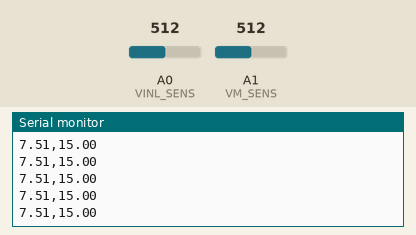
This sketch was run on a simulated Arduino Uno, built with avr-gcc and run on an emulated ATmega328P. Parts: the last lines printed to the serial monitor. Inputs (shaded band) come from the test bench; at power-on: A1 (VM_SENS) = 512, A0 (VINL_SENS) = 512.

Above: at 2.7 s.
2.8 s: A1 (VM_SENS) set to 716
At 2.82 s:
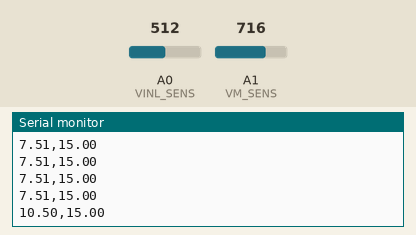
4.3 s: A1 (VM_SENS) set to 673
At 4.3 s:
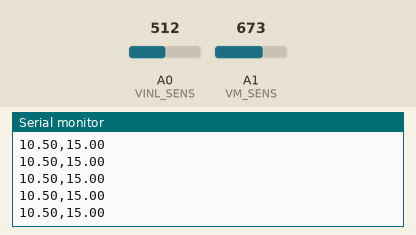
Timing chart, 0 to 7.3 s (numbered marks = the images above; inputs shaded):
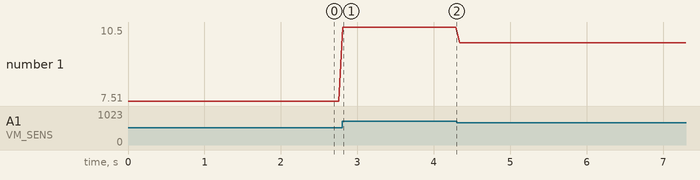

Measured:
- after the input at 2.8 s, the serial monitor: prints a new line at once (image 1)
- plotted number 1: 7.51 → 10.5 after the input at 2.8 s, 10.5 → 9.87 after the input at 4.3 s

The sketch:

MCB.ino
```cpp
#define VM_SENS A1
#define VINL_SENS A0
#define VLM_BRIDGE 9
#define VINL_BRIDGE 10

float read_vmVoltage(){
  return ((float) analogRead(VM_SENS)) * (14.99f / 4.99f) * 5.0f / 1024.0f;
}

float read_vinlVoltage(){
  return ((float) analogRead(VINL_SENS)) * (12.0f / 2.0f) * 5.0f / 1024.0f;
}

void setup(){
  Serial.begin(9600);
  pinMode(VM_SENS, INPUT);
  pinMode(VINL_SENS, INPUT);
} // #setup

void loop(){
  // Plot:
  Serial.print(read_vmVoltage()); Serial.print(','); Serial.println(read_vinlVoltage());
  delay(50);
} // #loop
```
